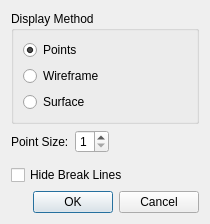
<?xml version="1.0" encoding="UTF-8"?>
<ui version="4.0">
 <class>RawDataPointmapRepresentationDialog</class>
 <widget class="QDialog" name="RawDataPointmapRepresentationDialog">
  <property name="geometry">
   <rect>
    <x>0</x>
    <y>0</y>
    <width>210</width>
    <height>222</height>
   </rect>
  </property>
  <property name="windowTitle">
   <string>Display Setting</string>
  </property>
  <layout class="QVBoxLayout" name="verticalLayout_2">
   <item>
    <widget class="QGroupBox" name="displayMethodGroupBox">
     <property name="title">
      <string>Display Method</string>
     </property>
     <layout class="QVBoxLayout" name="verticalLayout">
      <item>
       <widget class="QRadioButton" name="pointsRadioButton">
        <property name="text">
         <string>Points</string>
        </property>
        <property name="checked">
         <bool>true</bool>
        </property>
       </widget>
      </item>
      <item>
       <widget class="QRadioButton" name="wireframeRadioButton">
        <property name="text">
         <string>Wireframe</string>
        </property>
       </widget>
      </item>
      <item>
       <widget class="QRadioButton" name="surfaceRadioButton">
        <property name="text">
         <string>Surface</string>
        </property>
       </widget>
      </item>
     </layout>
    </widget>
   </item>
   <item>
    <layout class="QHBoxLayout" name="horizontalLayout">
     <item>
      <widget class="QLabel" name="pointSizeLabel">
       <property name="text">
        <string>Point Size:</string>
       </property>
      </widget>
     </item>
     <item>
      <widget class="QSpinBox" name="pointSizeSpinBox">
       <property name="minimum">
        <number>1</number>
       </property>
       <property name="maximum">
        <number>8</number>
       </property>
      </widget>
     </item>
     <item>
      <spacer name="horizontalSpacer">
       <property name="orientation">
        <enum>Qt::Horizontal</enum>
       </property>
       <property name="sizeHint" stdset="0">
        <size>
         <width>40</width>
         <height>20</height>
        </size>
       </property>
      </spacer>
     </item>
    </layout>
   </item>
   <item>
    <widget class="TransparencyWidget" name="transparencyWidget" native="true">
     <property name="enabled">
      <bool>false</bool>
     </property>
    </widget>
   </item>
   <item>
    <widget class="QCheckBox" name="hideBreaklinesCheckBox">
     <property name="text">
      <string>Hide Break Lines</string>
     </property>
    </widget>
   </item>
   <item>
    <spacer name="verticalSpacer">
     <property name="orientation">
      <enum>Qt::Vertical</enum>
     </property>
     <property name="sizeHint" stdset="0">
      <size>
       <width>20</width>
       <height>9</height>
      </size>
     </property>
    </spacer>
   </item>
   <item>
    <widget class="QDialogButtonBox" name="buttonBox">
     <property name="locale">
      <locale language="English" country="UnitedStates"/>
     </property>
     <property name="orientation">
      <enum>Qt::Horizontal</enum>
     </property>
     <property name="standardButtons">
      <set>QDialogButtonBox::Cancel|QDialogButtonBox::Ok</set>
     </property>
    </widget>
   </item>
  </layout>
 </widget>
 <customwidgets>
  <customwidget>
   <class>TransparencyWidget</class>
   <extends>QWidget</extends>
   <header>guibase/transparencywidget.h</header>
   <container>1</container>
  </customwidget>
 </customwidgets>
 <resources/>
 <connections>
  <connection>
   <sender>buttonBox</sender>
   <signal>accepted()</signal>
   <receiver>RawDataPointmapRepresentationDialog</receiver>
   <slot>accept()</slot>
   <hints>
    <hint type="sourcelabel">
     <x>164</x>
     <y>221</y>
    </hint>
    <hint type="destinationlabel">
     <x>157</x>
     <y>230</y>
    </hint>
   </hints>
  </connection>
  <connection>
   <sender>buttonBox</sender>
   <signal>rejected()</signal>
   <receiver>RawDataPointmapRepresentationDialog</receiver>
   <slot>reject()</slot>
   <hints>
    <hint type="sourcelabel">
     <x>164</x>
     <y>221</y>
    </hint>
    <hint type="destinationlabel">
     <x>201</x>
     <y>230</y>
    </hint>
   </hints>
  </connection>
  <connection>
   <sender>surfaceRadioButton</sender>
   <signal>toggled(bool)</signal>
   <receiver>transparencyWidget</receiver>
   <slot>setEnabled(bool)</slot>
   <hints>
    <hint type="sourcelabel">
     <x>58</x>
     <y>83</y>
    </hint>
    <hint type="destinationlabel">
     <x>58</x>
     <y>145</y>
    </hint>
   </hints>
  </connection>
  <connection>
   <sender>pointsRadioButton</sender>
   <signal>toggled(bool)</signal>
   <receiver>pointSizeSpinBox</receiver>
   <slot>setEnabled(bool)</slot>
   <hints>
    <hint type="sourcelabel">
     <x>40</x>
     <y>38</y>
    </hint>
    <hint type="destinationlabel">
     <x>86</x>
     <y>111</y>
    </hint>
   </hints>
  </connection>
 </connections>
</ui>
